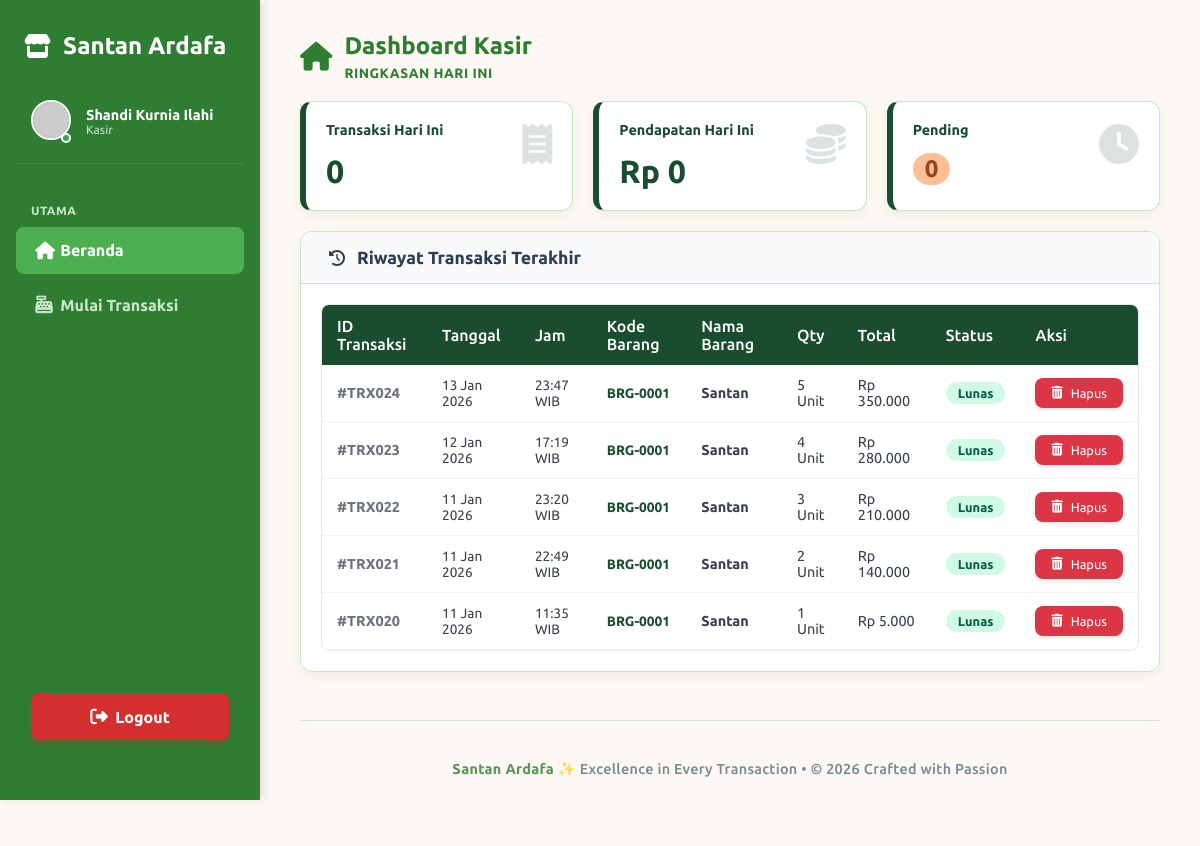
The app's page /modules/dashboard/ (signed in) with its own data.
### tables this page shows
CREATE TABLE `transaksi` (
  `id` int(11) NOT NULL,
  `id_barang` int(11) NOT NULL,
  `nama_barang` varchar(100) DEFAULT NULL,
  `qty` int(11) NOT NULL,
  `total` int(11) NOT NULL,
  `status` enum('lunas','belum_bayar') DEFAULT 'belum_bayar',
  `tanggal` datetime DEFAULT NULL,
  `total_harga` decimal(15,2) DEFAULT 0.00,
  `is_read` tinyint(1) DEFAULT 0
);

CREATE TABLE `barang` (
  `id` int(11) NOT NULL,
  `kode_barang` varchar(50) NOT NULL,
  `nama_barang` varchar(150) NOT NULL,
  `kategori` varchar(100) NOT NULL,
  `supplier_id` int(11) DEFAULT NULL,
  `posisi` varchar(150) DEFAULT NULL,
  `satuan` varchar(20) NOT NULL,
  `stok` int(11) NOT NULL DEFAULT 0,
  `stok_min` int(11) NOT NULL DEFAULT 0,
  `harga_beli` int(11) NOT NULL DEFAULT 0,
  `harga_jual` int(11) NOT NULL DEFAULT 0,
  `tgl_masuk` date NOT NULL,
  `tgl_kadaluarsa` date DEFAULT NULL,
  `created_at` timestamp NOT NULL DEFAULT current_timestamp(),
  `gambar` varchar(255) DEFAULT NULL
);

### modules/dashboard/kasir.php (the view, shortened to what this page needs)
<?php
require_once 'transaksi_model.php';
$today = date('Y-m-d');
$q_transaksi = mysqli_query($koneksi, "
    SELECT COUNT(*) AS total
    FROM transaksi
    WHERE DATE(tanggal) = '$today'
");
$total_transaksi = mysqli_fetch_assoc($q_transaksi)['total'] ?? 0;
$q_revenue = mysqli_query($koneksi, "
    SELECT SUM(total_harga) AS total
    FROM transaksi
    WHERE status = 'lunas'
    AND DATE(tanggal) = '$today'
");
$revenue_today = mysqli_fetch_assoc($q_revenue)['total'] ?? 0;
$q_pending = mysqli_query($koneksi, "
    SELECT COUNT(*) AS total
    FROM transaksi
    WHERE status = 'belum_bayar'
");
$pending_count = mysqli_fetch_assoc($q_pending)['total'] ?? 0;
$recent_trx = mysqli_query($koneksi, "
    SELECT
        t.id,
        t.tanggal,
        t.total_harga,
        t.status,
        t.qty,
        b.nama_barang,
        b.kode_barang
    FROM transaksi t
    LEFT JOIN barang b ON t.id_barang = b.id
    ORDER BY t.tanggal DESC
    LIMIT 5
");
?>
<!DOCTYPE html>
<html lang="id">
<head>
    <link rel="stylesheet" href="../../assets/css/style.css?v=1.12">
    <link rel="stylesheet" href="https://cdnjs.cloudflare.com/ajax/libs/font-awesome/6.5.1/css/all.min.css">
</head>
<body>
    <div class="wrapper">
        <div class="sidebar">
            <div class="sidebar-header">
                <i class="fas fa-store"></i> Santan Ardafa
            </div>
            <div
                style="padding: 0 0 20px 15px; display:flex; align-items:center; gap:15px; margin-bottom:20px; border-bottom: 1px solid rgba(255,255,255,0.1);">
                <div style="position:relative;">
                    <img src="https://ui-avatars.com/api/?name=<?= urlencode($_SESSION['nama']) ?>&background=random"
                        style="width:40px; height:40px; border-radius:50%; border: 2px solid white;">
                    <div
                        style="position:absolute; bottom:0; right:0; width:10px; height:10px; background:#43A047; border-radius:50%; border:2px solid white;">
                    </div>
                </div>
                <div>
                    <div class="sidebar-user-name"><?= $_SESSION['nama'] ?></div>
                    <div class="sidebar-user-role"><?= ucfirst($_SESSION['role']) ?></div>
                </div>
            </div>
            <div class="sidebar-section-title">Utama</div>
            <a href="kasir.php" class="active">
                <i class="fas fa-home"></i> <span>Beranda</span>
            </a>
            <a href="transaksi.php">
                <i class="fas fa-cash-register"></i> <span>Mulai Transaksi</span>
            </a>
            <div style="margin-top:auto; padding:20px 15px;">
                <a href="../../auth/logout.php" class="btn-logout">
                    <i class="fas fa-sign-out-alt"></i> <span>Logout</span>
                </a>
            </div>
        </div>
        <div class="main-content">
            <div class="animate-up" style="margin-bottom: 20px; display:flex; align-items:center; gap:12px;">
                <i class="fas fa-home" style="font-size:1.8rem; color:var(--primary);"></i>
                <div>
                    <h2 style="color: var(--primary); font-weight: 700; margin-bottom: 5px;">Dashboard Kasir</h2>
                    <div
                        style="font-size: 0.85rem; font-weight: 700; color: var(--primary); text-transform: uppercase; letter-spacing: 0.5px;">
                        RINGKASAN HARI INI</div>
                </div>
            </div>
            <div class="animate-up"
                style="display:grid; grid-template-columns:repeat(3,1fr); gap:20px; margin-bottom:20px;">
                <div class="card" style="border-left: 6px solid #1a4d2e; margin-bottom:0;">
                    <div class="card-body" style="padding:20px; position:relative;">
                        <div style="color: #1a4d2e; font-weight: 700; font-size: 0.9rem; margin-bottom: 15px;">Transaksi
                            Hari Ini</div>
                        <div style="font-size: 2rem; font-weight: 700; color: #1a4d2e;">
                            <?= number_format($total_transaksi) ?>
                        </div>
                        <div
                            style="position: absolute; top: 20px; right: 20px; color: #1a4d2e; opacity: 0.15; font-size: 2.5rem;">
                            <i class="fas fa-receipt"></i>
                        </div>
                    </div>
                </div>
                <div class="card" style="border-left: 6px solid #1a4d2e; margin-bottom:0;">
                    <div class="card-body" style="padding:20px; position:relative;">
                        <div style="color: #1a4d2e; font-weight: 700; font-size: 0.9rem; margin-bottom: 15px;">
                            Pendapatan Hari Ini</div>
                        <div style="font-size: 2rem; font-weight: 700; color: #1a4d2e;">Rp
                            <?= number_format($revenue_today, 0, ',', '.') ?>
                        </div>
                        <div
                            style="position: absolute; top: 20px; right: 20px; color: #1a4d2e; opacity: 0.15; font-size: 2.5rem;">
                            <i class="fas fa-coins"></i>
                        </div>
                    </div>
                </div>
                <div class="card" style="border-left: 6px solid #1a4d2e; margin-bottom:0;">
                    <div class="card-body" style="padding:20px; position:relative;">
                        <div style="color: #1a4d2e; font-weight: 700; font-size: 0.9rem; margin-bottom: 15px;">Pending
                        </div>
                        <div
                            style="display: inline-block; background: #ffbf96; color: #9c4221; font-weight: 700; padding: 2px 12px; border-radius: 50px; font-size: 1.5rem;">
                            <?= number_format($pending_count) ?>
                        </div>
                        <div
                            style="position: absolute; top: 20px; right: 20px; color: #1a4d2e; opacity: 0.15; font-size: 2.5rem;">
                            <i class="fas fa-clock"></i>
                        </div>
                    </div>
                </div>
            </div>
            <div class="card animate-up">
                <div class="card-header">
                    <h3 class="card-title">
                        <i class="fa-solid fa-history"></i> Riwayat Transaksi Terakhir
                    </h3>
                </div>
                <div class="card-body" style="padding: 20px;">
                    <div style="overflow-x: auto;">
                        <table
                            style="width: 100%; border-collapse: separate; border-spacing: 0; border: 1px solid #e5e7eb; border-radius: 8px; overflow: hidden;">
                            <thead style="background-color: #1a4d2e; color: white;">
                                <tr>
                                    <th style="padding: 12px 15px; text-align: left; font-weight: 500;">ID Transaksi
                                    </th>
                                    <th style="padding: 12px 15px; text-align: left; font-weight: 500;">Tanggal</th>
                                    <th style="padding: 12px 15px; text-align: left; font-weight: 500;">Jam</th>
                                    <th style="padding: 12px 15px; text-align: left; font-weight: 500;">Kode Barang</th>
                                    <th style="padding: 12px 15px; text-align: left; font-weight: 500;">Nama Barang</th>
                                    <th style="padding: 12px 15px; text-align: left; font-weight: 500;">Qty</th>
                                    <th style="padding: 12px 15px; text-align: left; font-weight: 500;">Total</th>
                                    <th style="padding: 12px 15px; text-align: left; font-weight: 500;">Status</th>
                                    <th style="padding: 12px 15px; text-align: left; font-weight: 500;">Aksi</th>
                                </tr>
                            </thead>
                            <tbody style="font-size: 0.9rem; color: #374151;">
                                <?php while ($row = mysqli_fetch_assoc($recent_trx)): ?>
                                    <tr style="border-bottom: 1px solid #f3f4f6;">
                                        <td
                                            style="padding: 12px 15px; font-weight: 600; color: #6b7280; border-bottom: 1px solid #f3f4f6;">
                                            #TRX<?= str_pad($row['id'], 3, '0', STR_PAD_LEFT) ?></td>
                                        <td
                                            style="padding: 12px 15px; border-bottom: 1px solid #f3f4f6; font-size: 0.85rem;">
                                            <?= date('d M Y', strtotime($row['tanggal'])) ?>
                                        </td>
                                        <td
                                            style="padding: 12px 15px; border-bottom: 1px solid #f3f4f6; font-size: 0.85rem;">
                                            <?= date('H:i', strtotime($row['tanggal'])) ?> WIB
                                        </td>
                                        <td
                                            style="padding: 12px 15px; border-bottom: 1px solid #f3f4f6; font-weight: 700; color: #1a4d2e; font-size: 0.85rem;">
                                            <?= $row['kode_barang'] ?? '-' ?>
                                        </td>
                                        <td style="padding: 12px 15px; border-bottom: 1px solid #f3f4f6; font-weight: 600;">
                                            <?= $row['nama_barang'] ?? '-' ?>
                                        </td>
                                        <td style="padding: 12px 15px; border-bottom: 1px solid #f3f4f6; text-align: left;">
                                            <?= $row['qty'] ?> Unit
                                        </td>
                                        <td style="padding: 12px 15px; border-bottom: 1px solid #f3f4f6;">Rp
                                            <?= number_format($row['total_harga'], 0, ',', '.') ?>
                                        </td>
                                        <td style="padding: 12px 15px; border-bottom: 1px solid #f3f4f6;">
                                            <?php if ($row['status'] == 'lunas'): ?>
                                                <span
                                                    style="background-color: #d1fae5; color: #065f46; padding: 4px 12px; border-radius: 20px; font-size: 0.8rem; font-weight: 600;">Lunas</span>
                                            <?php elseif ($row['status'] == 'belum_bayar'): ?>
                                                <span
                                                    style="background-color: #ffedd5; color: #9a3412; padding: 4px 12px; border-radius: 20px; font-size: 0.8rem; font-weight: 600;">Pending</span>
                                            <?php else: ?>
                                                <span
                                                    style="background-color: #fee2e2; color: #991b1b; padding: 4px 12px; border-radius: 20px; font-size: 0.8rem; font-weight: 600;"><?= $row['status'] ?></span>
                                            <?php endif; ?>
                                        </td>
                                        <td style="padding: 12px 15px; border-bottom: 1px solid #f3f4f6;">
                                            <a href="?hapus=<?= $row['id'] ?>"
                                                onclick="return confirm('Apakah Anda yakin ingin membatalkan/menghapus transaksi ini? Stok barang akan dikembalikan.')"
                                                style="background:#dc3545; color:white; padding:8px 16px; border-radius:8px; font-size:0.8rem; text-decoration:none; display:inline-flex; align-items:center; gap:8px; transition: transform 0.2s; box-shadow: 0 2px 4px rgba(0,0,0,0.1);"
                                                onmouseover="this.style.transform='scale(1.05)'"
                                                onmouseout="this.style.transform='scale(1)'">
                                                <i class="fas fa-trash-alt"></i> Hapus
                                            </a>
                                        </td>
                                    </tr>
                                <?php endwhile; ?>
                            </tbody>
                        </table>
                    </div>
                </div>
            </div>
            <div class="footer">
                <span class="highlight">Santan Ardafa</span> ✨ Excellence in Every Transaction • © 2026 Crafted with
                Passion
            </div>
        </div>
    </div>
</body>
</html>

### records on screen
transaksi: id "024", tanggal "13 Jan 2026", tanggal "23:47", id_barang.kode_barang "BRG-0001", id_barang.nama_barang "Santan", qty "5", total_harga "350.000", status "Lunas"
transaksi: id "023", tanggal "12 Jan 2026", tanggal "17:19", id_barang.kode_barang "BRG-0001", id_barang.nama_barang "Santan", qty "4", total_harga "280.000", status "Lunas"
transaksi: id "022", tanggal "11 Jan 2026", tanggal "23:20", id_barang.kode_barang "BRG-0001", id_barang.nama_barang "Santan", qty "3", total_harga "210.000", status "Lunas"
transaksi: id "021", tanggal "11 Jan 2026", tanggal "22:49", id_barang.kode_barang "BRG-0001", id_barang.nama_barang "Santan", qty "2", total_harga "140.000", status "Lunas"
transaksi: id "020", tanggal "11 Jan 2026", tanggal "11:35", id_barang.kode_barang "BRG-0001", id_barang.nama_barang "Santan", qty "1", total_harga "5.000", status "Lunas"

### other values on screen
$_SESSION['nama'] "Shandi Kurnia Ilahi"
$_SESSION['role'] "Kasir"
$total_transaksi "0"
$revenue_today "0"
$pending_count "0"
